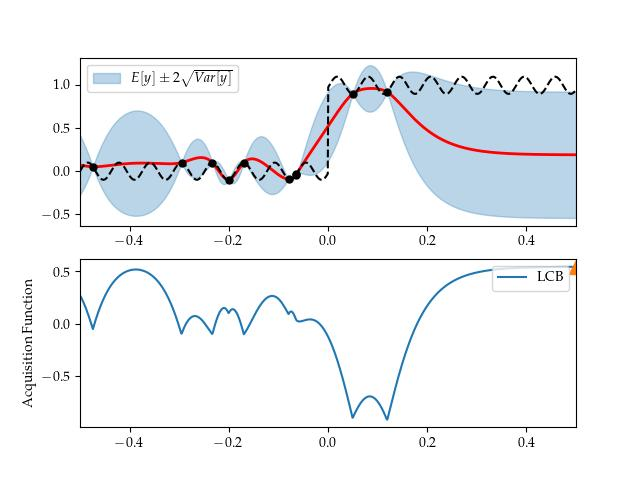
#> input picture thesis/Pictures/SimonsTestGaussian Process - sklearn000.jpg, 640 x 480 px
$ python -i analysis_helpers.py   (imports and definitions only)
#> lines starting #> are read from the running program, lines starting #| are printed output that depends on the picture
import os
import json
import numpy as np
import matplotlib.pyplot as plt
import plotly.graph_objects as go
from plotly.subplots import make_subplots
from src.utils import RegressionValidation

BASE_DIRECTORY = '/home/simon/Documents/MasterThesis/master-thesis'

# [123 lines left out: functions redefine_data_names, include_true_values, get_data2, get_names, color, ls, not called in this run]

#data
import pandas as pd
# [158 lines left out: functions data_to_pandas, all_data_prepros_plotly, mean_prepros_plotly, analysis_regression_performance_plotly, analysis_regression_rel_error_plotly, not called in this run]

def get_relative_error(data):
    return data["mean_abs_pred_error"]/np.mean(data["mean_abs_pred_error"])
    print_file_paths = True
    data_list,name_list, problem_name, file_path_list, file_path_list2 = get_data2(problem, use_exact_name=True)


# [10 lines not run here, left out]

>>> import cv2
>>> picture = cv2.imread('../../thesis/Pictures/SimonsTestGaussian Process - sklearn000.jpg', cv2.IMREAD_GRAYSCALE)
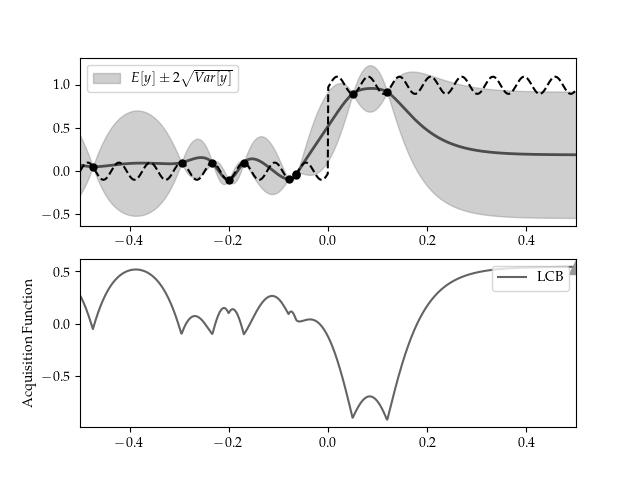
#> picture: shape (480, 640); min 0, max 255, mean 242.7
#> (the run stopped early here; a loop or call above may not have finished)

$ run again, on thesis/Pictures/SimonsTestGaussian Process - sklearn002.jpg
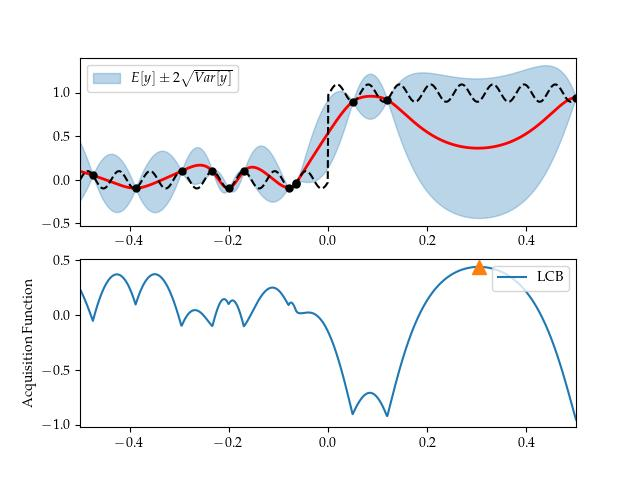
#> input picture thesis/Pictures/SimonsTestGaussian Process - sklearn002.jpg, 640 x 480 px
#> `picture = cv2.imread('../../thesis/Pictures/SimonsTestGaussian Process..`:
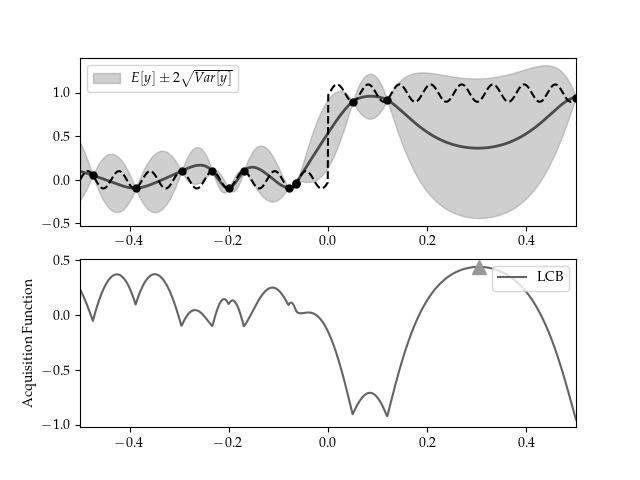
#> picture: shape (480, 640); min 0, max 255, mean 243.1
